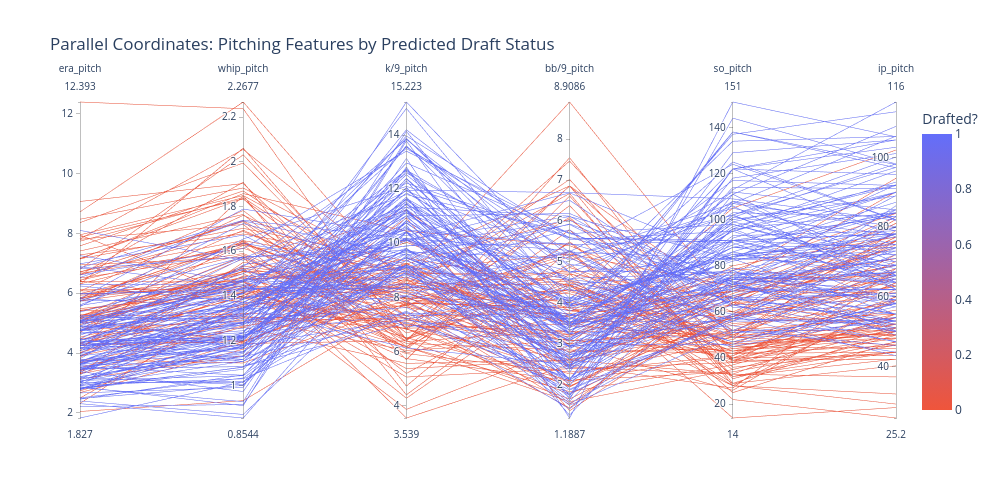

The code cell stored with this chart in its notebook:
### Code cell
# Pick the features on the PCP axes
pcp_features = ['era_pitch', 'whip_pitch', 'k/9_pitch', 'bb/9_pitch', 'so_pitch', 'ip_pitch']

pcp_df = pd.DataFrame(X_test[pcp_features].values, columns=pcp_features)
pcp_df['Drafted?'] = y_pred[:len(pcp_df)]

fig = px.parallel_coordinates(
    pcp_df,
    color='Drafted?',
    dimensions=pcp_features,
    color_continuous_scale=['#EF553B', '#636EFA'],
    title='Parallel Coordinates: Pitching Features by Predicted Draft Status'
)

fig.update_layout(width=1000, height=500)
fig.show()

### Figure 1 — Plotly figure (JSON) as saved in the notebook; plotly's stock layout.template omitted (floating-point values rounded to 4 significant figures; data arrays with more than 128 entries replaced by an {"elided": "..."} marker saying what was removed)
{"data": [{"dimensions": [{"label": "era_pitch", "values": {"elided": "576 float values"}}, {"label": "whip_pitch", "values": {"elided": "576 float values"}}, {"label": "k/9_pitch", "values": {"elided": "576 float values"}}, {"label": "bb/9_pitch", "values": {"elided": "576 float values"}}, {"label": "so_pitch", "values": {"elided": "576 int values"}}, {"label": "ip_pitch", "values": {"elided": "576 float values"}}], "domain": {"x": [0, 1], "y": [0, 1]}, "line": {"color": {"elided": "576 int values"}, "coloraxis": "coloraxis"}, "name": "", "type": "parcoords"}], "layout": {"coloraxis": {"colorbar": {"title": {"text": "Drafted?"}}, "colorscale": [[0, "#EF553B"], [1, "#636EFA"]]}, "height": 500, "legend": {"tracegroupgap": 0}, "title": {"text": "Parallel Coordinates: Pitching Features by Predicted Draft Status"}, "width": 1000}}
